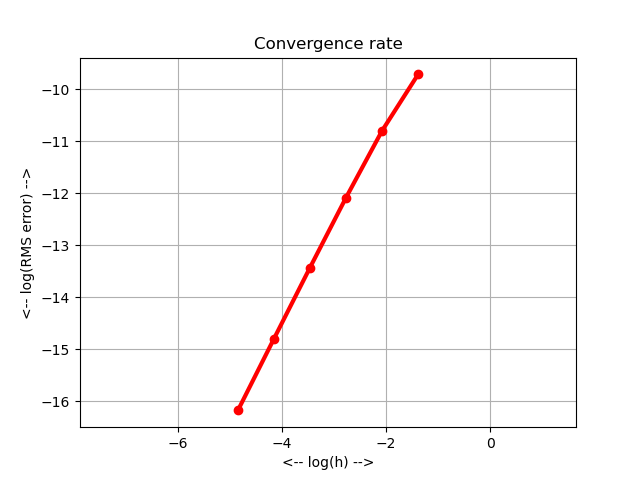

Source code (Python):
#! /usr/bin/env python3
#
def fd2d_convergence_test ( ):

#*****************************************************************************80
#
## fd2d_convergence_test() does a convergence study
#
#  Licensing:
#
#    This code is distributed under the MIT license.
#
#  Modified:
#
#    11 September 2024
#
#  Author:
#
#    John Burkardt
#
#  Reference:
#
#    Charles Hall, Thomas Porsching,
#    Numerical Analysis of Partial Differential Equations, page 258,
#    Prentice-Hall, 1990,
#    ISBN: 013626557X,
#    LC: QA374.H29.
#
  import matplotlib.pyplot as plt
  import numpy as np
  import platform

  print ( '' )
  print ( 'fd2d_convergence_test():' )
  print ( '  python version: ' + platform.python_version ( ) )
  print ( '  numpy version:  ' + np.version.version )
  print ( '  fd2d_poisson() solves a Poisson problem on a' )
  print ( '  sequence of meshes of mesh size h.  Compute RMS error E.' )
  print ( '  Plot log(h) versus log(E).' )

  xmin = 0.0
  xmax = 1.0
  ymin = 0.0
  ymax = 1.0

  print ( '' )
  print ( '  i           h(i)     e(i)                rate(i)' )
  print ( '' )

  n = 6

  r = np.zeros ( n )
  h = np.zeros ( n )
  e = np.zeros ( n )

  for k in range ( 0, n ):

    nx = 2**(k+2) + 1
    ny = nx
    U, X, Y = fd2d_poisson ( nx, ny, xmin, xmax, ymin, ymax, f, g )

    err = 0.0
    for j in range ( 0, ny ):
      for i in range ( 0, nx ):
        err = err + ( U[i,j] - exact ( X[i,j], Y[i,j] ) )**2
    err = np.sqrt ( err / nx / ny )

    h[k] = 1.0 / ( nx - 1 )
    e[k] = err

    if ( k == 0 ):
      r[k] = np.NaN
      print ( '%2d  %14.6g  %14.6g  %14.6g' % ( k, h[k], e[k], r[k] ) )
    else:
      r[k] = np.log ( e[k-1] / e[k] ) \
           / np.log ( h[k-1] / h[k] )
      print ( '%2d  %14.6g  %14.6g  %14.6g' % ( k, h[k], e[k], r[k] ) )
#
#  Plot the computed and exact solutions.
#
  x = np.log ( h )
  y = np.log ( e )

  plt.clf ( )
  plt.plot ( x, y, 'r-o', linewidth = 3 )
  plt.axis ( 'equal' )
  plt.grid ( True )
  plt.xlabel ( '<-- log(h) -->' )
  plt.ylabel ( '<-- log(RMS error) -->' )
  plt.title ( 'Convergence rate' )
  filename = 'fd2d_convergence_test.png'
  plt.savefig ( filename )
  print ( '' )
  print ( '  Graphics saved as "' + filename + '"' )
#
#  Terminate.
#
  print ( '' )
  print ( 'fd2d_convergence_test():' )
  print ( '  Normal end of execution.' )

  return

def f ( x, y ):

#*****************************************************************************80
#
## f() evaluates the right hand side of the Poisson equation.
#
#  Licensing:
#
#    This code is distributed under the MIT license.
#
#  Modified:
#
#    11 September 2024
#
#  Author:
#
#    John Burkardt
#
#  Input:
#
#    real X, Y, the arguments.
#
#  Output:
#
#    real VALUE, the value of F(X,Y).
#
  import numpy as np

  value = - 2.0 - ( x**2 + y**2 ) * np.exp ( x * y )

  return value

def g ( x, y ):

#*****************************************************************************80
#
## g() evaluates the boundary conditions.
#
#  Licensing:
#
#    This code is distributed under the MIT license.
#
#  Modified:
#
#    11 September 2024
#
#  Author:
#
#    John Burkardt
#
#  Input:
#
#    real X, Y, the arguments.
#
#  Output:
#
#    real VALUE, the value of G(X,Y).
#
  value = exact ( x, y )

  return value

def exact ( x, y ):

#*****************************************************************************80
#
## exact() evaluates the exact solution.
#
#  Licensing:
#
#    This code is distributed under the MIT license.
#
#  Modified:
#
#    11 September 2024
#
#  Author:
#
#    John Burkardt
#
#  Input:
#
#    real X, Y, the arguments.
#
#  Output:
#
#    real VALUE, the value of the exact solution at (X,Y).
#
  import numpy as np

  value = ( x - 2.0 )**2 + np.exp ( x * y )

  return value

def fd2d_poisson ( nx, ny, xmin, xmax, ymin, ymax, f, g ):

#*****************************************************************************80
#
## fd2d_poisson() is a simple program to solve a Poisson equation in a rectangle.
#
#  Discussion:
#
#    This program uses the finite difference method to estimate the solution
#    to a Poisson problem on a rectangle:
#
#      - Del U = f(x,y) in Omega
#            U = g(x,y) on dOmega
#
#    The user specifies the number of grid points (nx,ny), the spatial
#    extent (xmin,xmax,ymin,ymax), and the functions f(x,y), g(x,y).
#
#    No attempt is made to efficiently construct the matrix, or to store
#    it sparsely.
#
#  Licensing:
#
#    This code is distributed under the MIT license.
#
#  Modified:
#
#    11 September 2024
#
#  Author:
#
#    John Burkardt
#
#  Input:
#
#    integer NX, NY, the number of grid points in the X and Y directions.
#
#    real XMIN, XMAX, YMIN, YMAX, the X and Y endpoints.
#
#    function handle F, the name of the MATLAB function which evaluates
#    the right hand side of the Poisson equation.
#
#    function handle G, the name of the MATLAB function which evaluates
#    the Dirichlet boundary conditions.
#
#  Output:
#
#    real U(NY,NX), a table of solution values.
#
#    real X(NY,NX), Y(NY,NX), tables of the X and Y coordinates of the points.
#
  import numpy as np
#
#  Compute the X and Y spacings.
#
  hx = ( xmax - xmin ) / ( nx - 1 )
  hy = ( ymax - ymin ) / ( ny - 1 )
#
#  Compute the X and Y coordinate vectors.
#
  x = np.linspace ( xmin, xmax, nx )
  y = np.linspace ( ymin, ymax, ny )
#
#  Set the system matrix A and right hand side rhs.
#
  A = np.zeros ( [ nx * ny, nx * ny ] )
  rhs = np.zeros ( nx * ny )

  eqn = 0
  for j in range ( 0, ny ):
    for i in range ( 0, nx ):

      if ( i == 0 or i == nx- 1 or j == 0 or j == ny - 1 ):
        A[eqn,eqn] = 1.0
        rhs[eqn] = g ( x[i], y[j] )
      else:
        A[eqn,eqn-nx] = - 1.0 / hy**2
        A[eqn,eqn-1]  = - 1.0 / hx**2
        A[eqn,eqn]    =   2.0 / hx**2 + 2.0 / hy**2
        A[eqn,eqn+1]  = - 1.0 / hx**2
        A[eqn,eqn+nx] = - 1.0 / hy**2
        rhs[eqn]      = f ( x[i], y[j] )

      eqn = eqn + 1
#
#  Solve for u, the solution vector.
#
  U = np.linalg.solve ( A, rhs )
#
#  Return matrices U, X, Y.
#
  U.shape = ( nx, ny )
  X, Y = np.meshgrid ( x, y )

  return U, X, Y

def timestamp ( ):

#*****************************************************************************80
#
## timestamp() prints the date as a timestamp.
#
#  Licensing:
#
#    This code is distributed under the MIT license. 
#
#  Modified:
#
#    21 August 2019
#
#  Author:
#
#    John Burkardt
#
  import time

  t = time.time ( )
  print ( time.ctime ( t ) )

  return

if ( __name__ == '__main__' ):
  timestamp ( )
  fd2d_convergence_test ( )
  timestamp ( )
